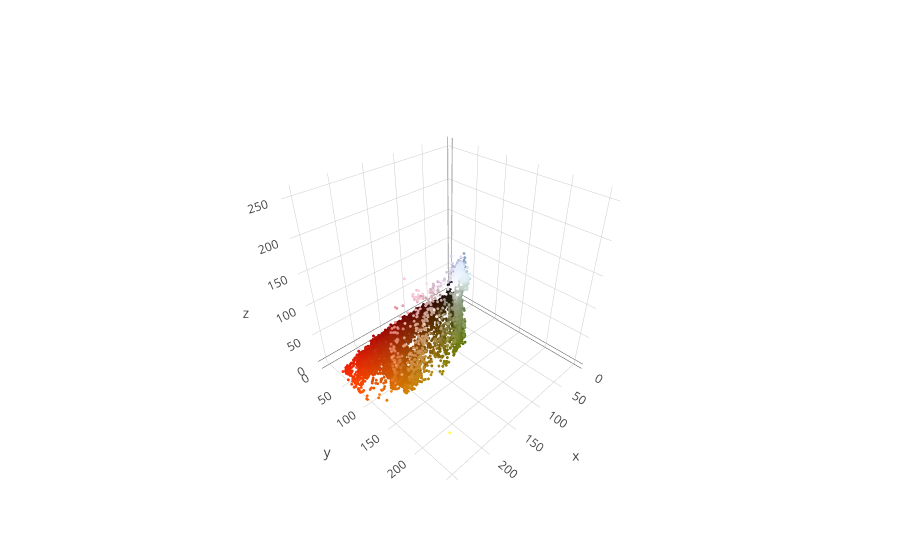

Source (notebook cell):
### Markdown cell above
## Image Pixels

### Code cell
response = requests.get('https://data-science-workshop.solsort.com/image1.jpg')
src = Image.open(BytesIO(response.content))
src = src.resize([150,100])
display(src)
r = [];
g = [];
b = [];
cols = [];
for x in range(0, src.size[0]):
    for y in range(0, src.size[1]):
        px = src.getpixel((x,y))
        r.append(px[0])
        g.append(px[1])
        b.append(px[2])
        cols.append("rgb" + str(px))
plot = graph_objs.Scatter3d(x=r,
                            y=g,
                            z=b,
                            mode="markers",
                            marker={
                                "size": 1,
                                "color": cols
                            })
iplot([plot])

### Figure 1 — Plotly figure (JSON) as saved in the notebook; plotly's stock layout.template omitted (floating-point values rounded to 4 significant figures; data arrays with more than 128 entries replaced by an {"elided": "..."} marker saying what was removed)
{"data": [{"marker": {"color": {"elided": "15000 str values"}, "size": 1}, "mode": "markers", "type": "scatter3d", "x": {"elided": "15000 int values"}, "y": {"elided": "15000 int values"}, "z": {"elided": "15000 int values"}}], "layout": {}}
